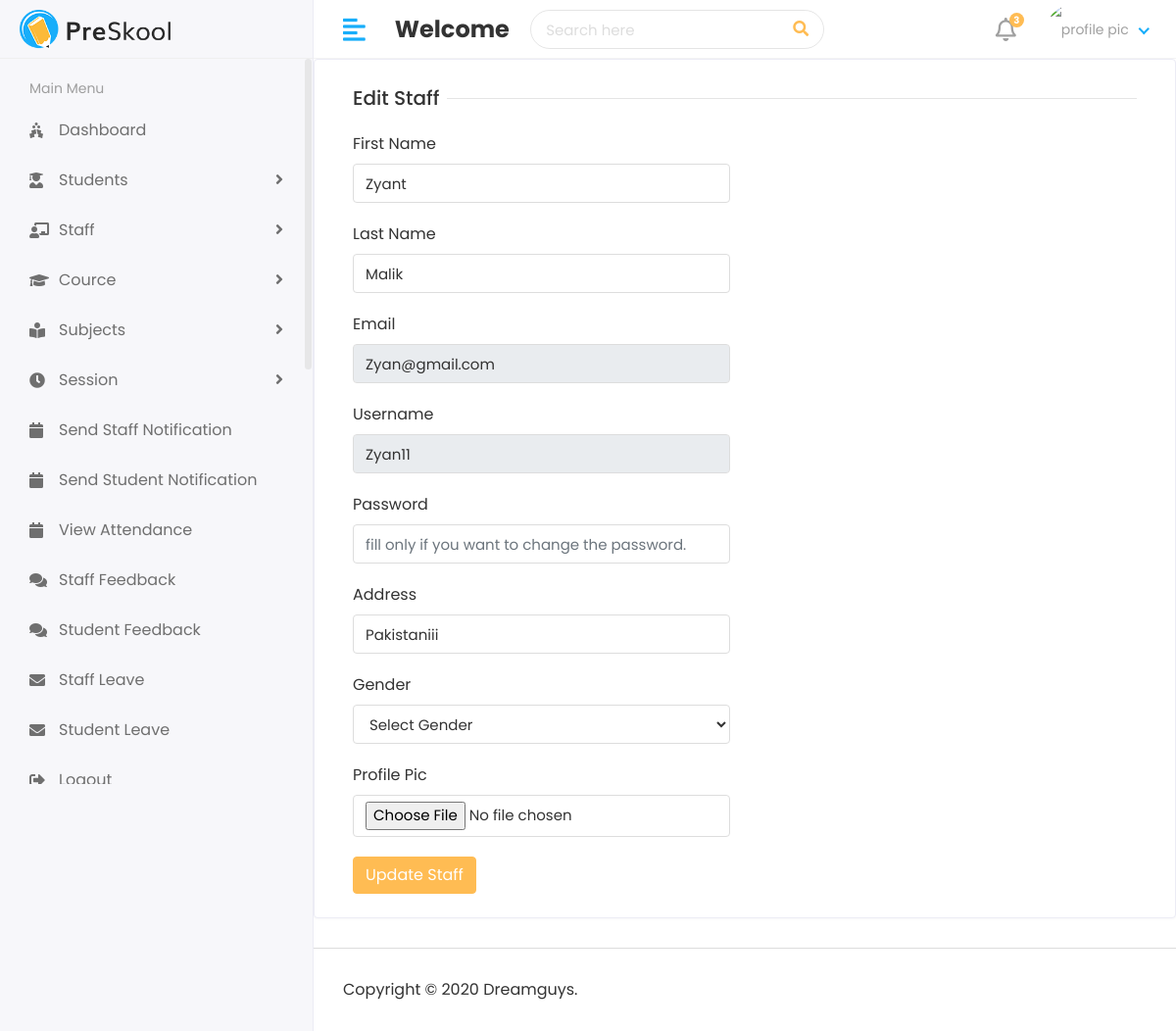
Before: /hod/edit-staff/2/ with the older database file.
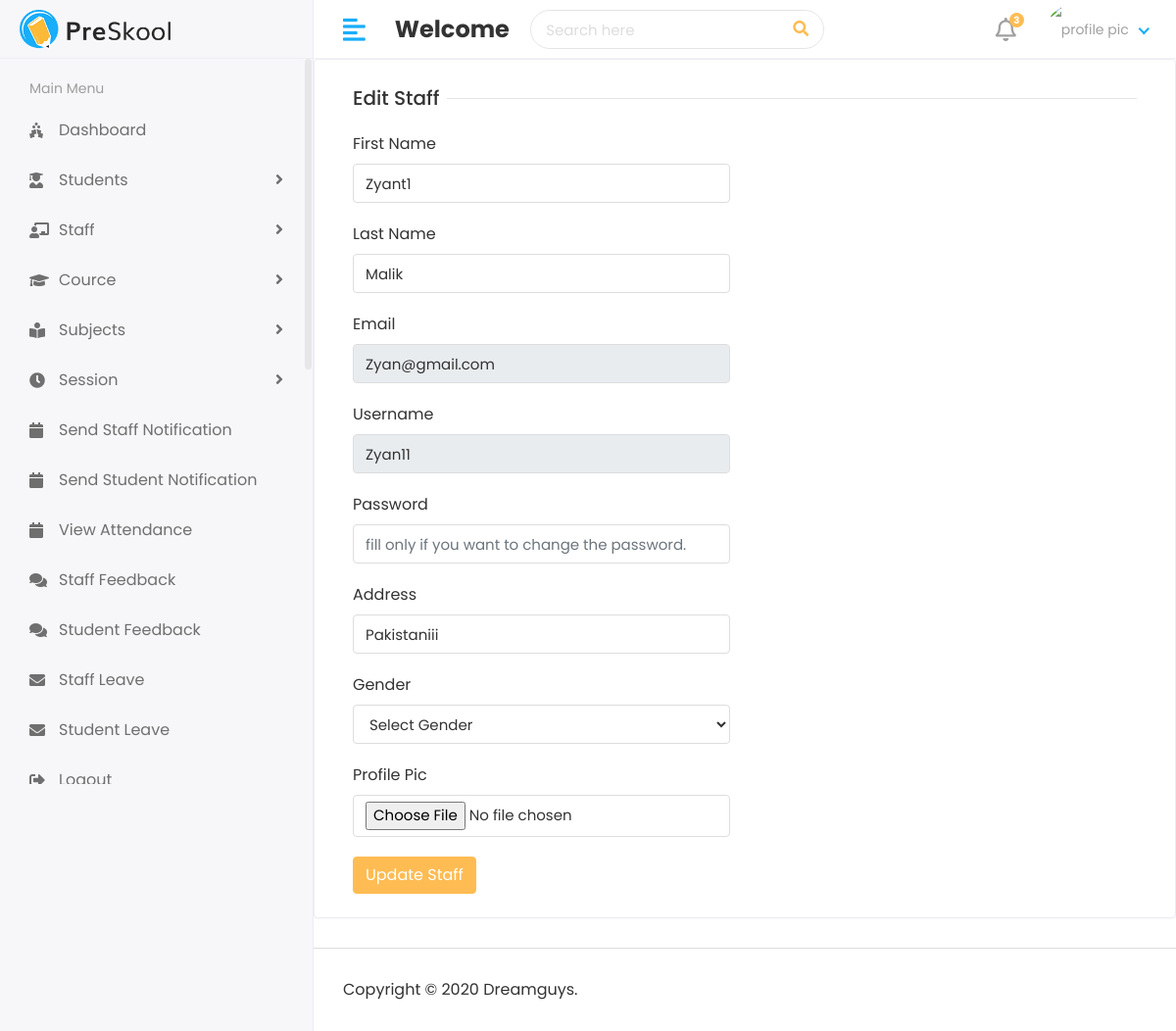
After: the same page with the newer database file.
### app_attendance_system/models.py (models this page shows, shortened)
class Staff(models.Model):
    admin=  models.OneToOneField(CustomUser, on_delete=models.CASCADE)
    address=models.TextField()
    gender=models.CharField(max_length=20)
    created_at=models.DateTimeField(auto_now_add=True)
    updated_at=models.DateTimeField(auto_now=True)

class CustomUser(AbstractUser):
    USER = {
        (1, 'HOD'),
        (2, 'STAFF'),
        (3, 'STUDENT'),
    }
    user_type= models.CharField(choices=USER, max_length=1, default=1)
    profile_pic = models.ImageField(upload_to='static/assets/img/profile_pic/')

### app_attendance_system/views.py (the view)
# urls.py: path('hod/edit-staff/<str:id>/', views.hodEditStaff, name='edit-staff'),
def hodEditStaff(request ,id):
    staff= Staff.objects.get(id=id)
    context={'staff':staff}
    return render(request, 'hod/edit_staff.html',context)

### templates/hod/edit_staff.html (shortened to what this page needs)
{% extends "layouts/master.html" %}
{% load static %}
{%block content %}
<div class="row">
    <div class="col-sm-12">
      <div class="card">
        <div class="card-body">
          <form action="{% url 'update-staff' %}" method= "post" enctype='multipart/form-data'>
              <div class="col-12">
                <h5 class="form-title"><span>Edit Staff</span></h5>
              </div>
              <div class="col-12 col-sm-6">
                <div class="form-group">
                  <label>First Name</label>
                  <input type="text" class="form-control" name="first_name"   value="{{staff.admin.first_name}}" />
                </div>
              </div>
              <div class="col-12 col-sm-6">
                <div class="form-group">
                  <label>Last Name</label>
                  <input type="text" class="form-control" name="last_name"   value="{{staff.admin.last_name}}"/>
                </div>
              </div>
              <div class="col-12 col-sm-6">
                <div class="form-group">
                  <label>Email</label>
                  <input type="email" class="form-control"  name="email"  value="{{staff.admin.email}}" readonly/>
                </div>
              </div>
              <div class="col-12 col-sm-6">
                <div class="form-group">
                  <label>Username</label>
                  <input type="text" class="form-control"  name="username" required  value="{{staff.admin.username}}" readonly />
                </div>
              </div>
              <div class="col-12 col-sm-6">
                <div class="form-group">
                  <label>Password</label>
                  <input type="password" class="form-control" name= "password" placeholder= "fill only if you want to change the password." />
                </div>
              </div>
              <div class="col-12 col-sm-6">
                <div class="form-group">
                  <label>Address</label>
                  <input type="text" class="form-control" name= "address" value="{{staff.address}}"  />
                </div>
              </div>
              <div class="col-12 col-sm-6">
                <div class="form-group">
                   <label>Gender</label>
                   <select class="form-control" name="gender" required >
                      <option>Select Gender</option>
                   </select>
                </div>
             </div>
              <div class="col-12 col-sm-6">
                <div class="form-group">
                  <label>Profile Pic</label>
                  <input type="file" class="form-control" name="profile_pic"  />
                </div>
              </div>
              <div class="col-12">
                <button type="submit" class="btn btn-primary">Update Staff</button>
              </div>
          </form>
        </div>
      </div>
    </div>
  </div>
{% endblock %}

Changed rows visible on the page:
changed Staff "Pakistaniii": first_name "Zyant" → "Zyant1"
